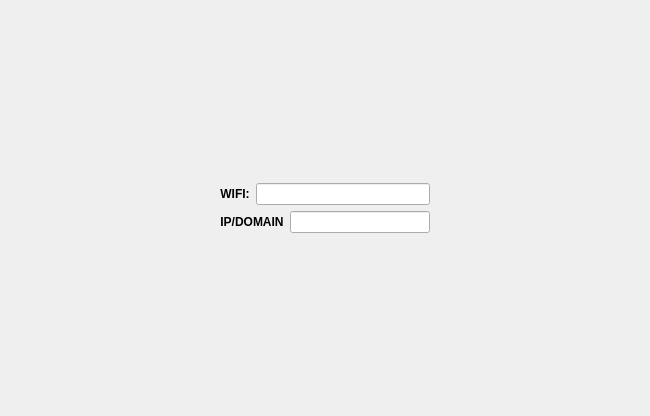
<?xml version="1.0" encoding="UTF-8"?>
<ui version="4.0">
 <class>ConnectWidget</class>
 <widget class="QWidget" name="ConnectWidget">
  <property name="geometry">
   <rect>
    <x>0</x>
    <y>0</y>
    <width>650</width>
    <height>416</height>
   </rect>
  </property>
  <property name="windowTitle">
   <string>Form</string>
  </property>
  <layout class="QGridLayout" name="gridLayout">
   <item row="0" column="1">
    <spacer name="verticalSpacer_2">
     <property name="orientation">
      <enum>Qt::Orientation::Vertical</enum>
     </property>
     <property name="sizeHint" stdset="0">
      <size>
       <width>20</width>
       <height>161</height>
      </size>
     </property>
    </spacer>
   </item>
   <item row="1" column="0">
    <spacer name="horizontalSpacer_2">
     <property name="orientation">
      <enum>Qt::Orientation::Horizontal</enum>
     </property>
     <property name="sizeHint" stdset="0">
      <size>
       <width>204</width>
       <height>20</height>
      </size>
     </property>
    </spacer>
   </item>
   <item row="1" column="1">
    <layout class="QVBoxLayout" name="verticalLayout">
     <item>
      <layout class="QHBoxLayout" name="horizontalLayout_2">
       <item>
        <widget class="QLabel" name="label">
         <property name="text">
          <string>&lt;html&gt;&lt;head/&gt;&lt;body&gt;&lt;p align=&quot;center&quot;&gt;&lt;span style=&quot; font-weight:700;&quot;&gt;WIFI:&lt;/span&gt;&lt;/p&gt;&lt;/body&gt;&lt;/html&gt;</string>
         </property>
        </widget>
       </item>
       <item>
        <widget class="QLineEdit" name="wifiName"/>
       </item>
      </layout>
     </item>
     <item>
      <layout class="QHBoxLayout" name="horizontalLayout">
       <item>
        <widget class="QLabel" name="label_3">
         <property name="text">
          <string>&lt;html&gt;&lt;head/&gt;&lt;body&gt;&lt;p align=&quot;center&quot;&gt;&lt;span style=&quot; font-weight:700;&quot;&gt;IP/DOMAIN&lt;/span&gt;&lt;/p&gt;&lt;/body&gt;&lt;/html&gt;</string>
         </property>
        </widget>
       </item>
       <item>
        <widget class="QLineEdit" name="domain_ip"/>
       </item>
      </layout>
     </item>
    </layout>
   </item>
   <item row="1" column="2">
    <spacer name="horizontalSpacer">
     <property name="orientation">
      <enum>Qt::Orientation::Horizontal</enum>
     </property>
     <property name="sizeHint" stdset="0">
      <size>
       <width>204</width>
       <height>20</height>
      </size>
     </property>
    </spacer>
   </item>
   <item row="2" column="1">
    <spacer name="verticalSpacer">
     <property name="orientation">
      <enum>Qt::Orientation::Vertical</enum>
     </property>
     <property name="sizeHint" stdset="0">
      <size>
       <width>20</width>
       <height>161</height>
      </size>
     </property>
    </spacer>
   </item>
  </layout>
 </widget>
 <resources/>
 <connections/>
</ui>
